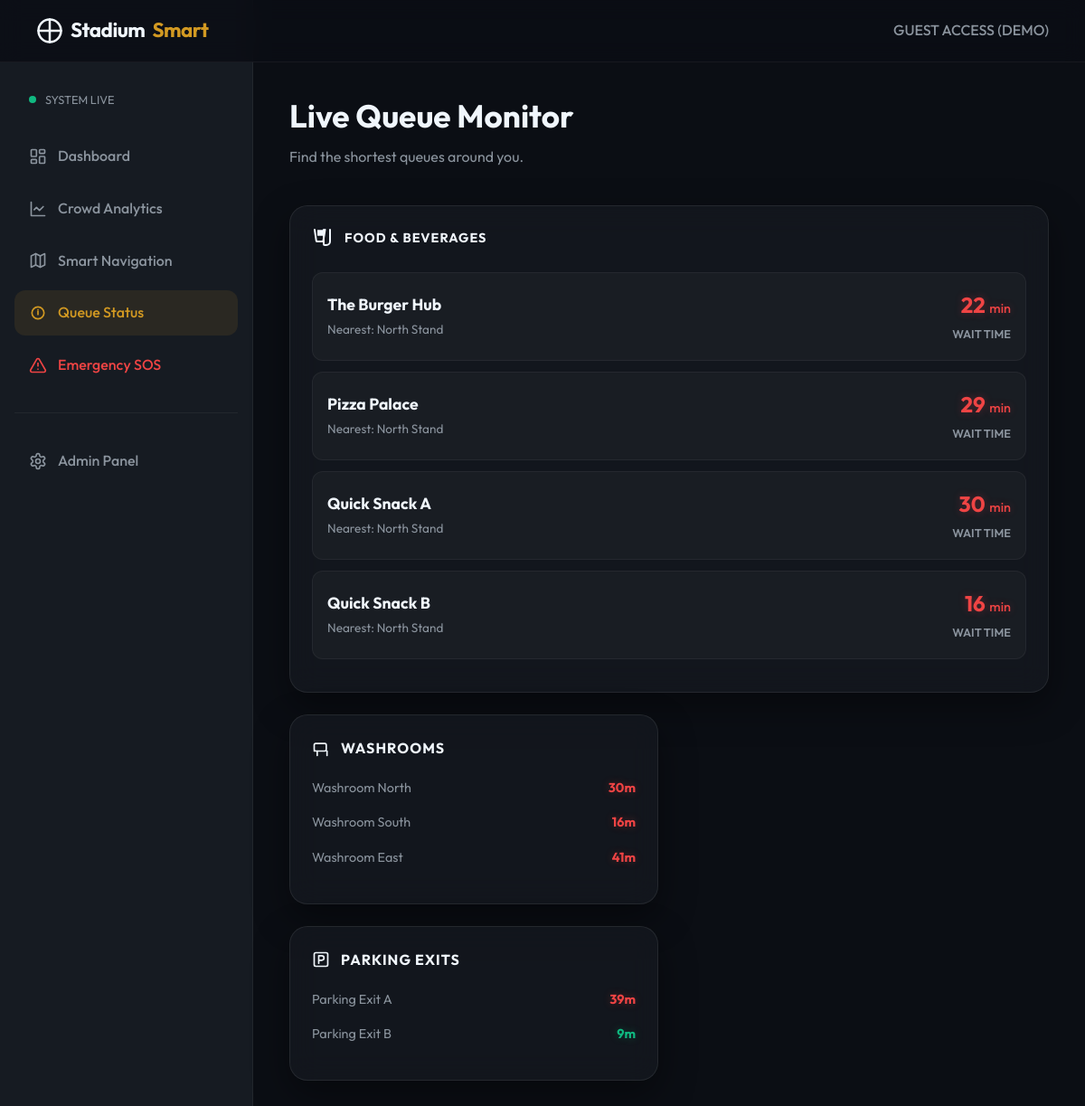
Page /queues on the committed database.
### models.py (models this page shows)
class QueueStatus(db.Model):
    id = db.Column(db.Integer, primary_key=True)
    stall_name = db.Column(db.String(100), unique=True, nullable=False)
    category = db.Column(db.String(50), nullable=False) # 'food', 'toilet', 'parking'
    wait_time_mins = db.Column(db.Integer, default=0)
    is_open = db.Column(db.Boolean, default=True)

### app.py (the view)
@app.route('/queues')
def queues():
    food_queues = QueueStatus.query.filter_by(category='food').all()
    washroom_queues = QueueStatus.query.filter_by(category='toilet').all()
    parking_queues = QueueStatus.query.filter_by(category='parking').all()
    return render_template('queues.html', food=food_queues, toilets=washroom_queues, parking=parking_queues)

### templates/queues.html (shortened to what this page needs)
{% extends "base.html" %}
{% block content %}
<header style="margin-bottom: 40px;">
    <h1 style="font-size: 2.2rem; margin-bottom: 5px;">Live Queue Monitor</h1>
    <p style="color: var(--text-secondary);">Find the shortest queues around you.</p>
</header>
<div class="dashboard-grid">
    <div class="glass status-card" style="grid-column: span 2;">
        <div style="display: flex; align-items: center; gap: 12px; margin-bottom: 25px;">
            <h3 style="margin: 0; color: var(--text-primary);">Food & Beverages</h3>
        </div>
        <div class="queue-list" id="food-list">
            {% for q in food %}
            <div style="display: flex; justify-content: space-between; align-items: center; padding: 16px; background: rgba(255,255,255,0.03); border-radius: 12px; margin-bottom: 12px; border: 1px solid rgba(255,255,255,0.05);">
                <div>
                    <h4 style="font-size: 1.1rem;">{{ q.stall_name }}</h4>
                    <span style="font-size: 0.85rem; color: var(--text-secondary);">Nearest: North Stand</span>
                </div>
                <div style="text-align: right;">
                    <div class="status-value text-{{ 'busy' if q.wait_time_mins > 15 else ('medium' if q.wait_time_mins > 8 else 'free') }}" style="font-size: 1.5rem;">
                        {{ q.wait_time_mins }} <span style="font-size: 0.9rem; font-weight: 500;">min</span>
                    </div>
                    <span style="font-size: 0.8rem; font-weight: 600; text-transform: uppercase; color: var(--text-secondary);">Wait Time</span>
                </div>
            </div>
            {% endfor %}
        </div>
    </div>
    <div style="display: flex; flex-direction: column; gap: 24px;">
        <div class="glass status-card">
            <div style="display: flex; align-items: center; gap: 12px; margin-bottom: 20px;">
                <svg width="20" height="20" viewBox="0 0 24 24" fill="none" stroke="currentColor" stroke-width="2" stroke-linecap="round" stroke-linejoin="round"><path d="M7 21v-6"/><path d="M20 21v-6"/><path d="M3 15h14a2 2 0 0 0 2-2V7a2 2 0 0 0-2-2H5a2 2 0 0 0-2 2v6a2 2 0 0 0 2 2Z"/></svg>
                <h3 style="margin: 0; color: var(--text-primary); font-size: 1rem;">Washrooms</h3>
            </div>
            <div id="toilet-list">
                {% for q in toilets %}
                <div style="display: flex; justify-content: space-between; margin-bottom: 15px; font-size: 0.9rem;">
                    <span style="color: var(--text-secondary);">{{ q.stall_name }}</span>
                    <strong class="text-{{ 'busy' if q.wait_time_mins > 5 else 'free' }}">{{ q.wait_time_mins }}m</strong>
                </div>
                {% endfor %}
            </div>
        </div>
        <div class="glass status-card">
            <div style="display: flex; align-items: center; gap: 12px; margin-bottom: 20px;">
                <svg width="20" height="20" viewBox="0 0 24 24" fill="none" stroke="currentColor" stroke-width="2" stroke-linecap="round" stroke-linejoin="round"><rect width="18" height="18" x="3" y="3" rx="2"/><path d="M9 17V7h4a3 3 0 0 1 0 6H9"/></svg>
                <h3 style="margin: 0; color: var(--text-primary); font-size: 1rem;">Parking Exits</h3>
            </div>
            <div id="parking-list">
                {% for q in parking %}
                <div style="display: flex; justify-content: space-between; margin-bottom: 15px; font-size: 0.9rem;">
                    <span style="color: var(--text-secondary);">{{ q.stall_name }}</span>
                    <strong class="text-{{ 'busy' if q.wait_time_mins > 20 else 'free' }}">{{ q.wait_time_mins }}m</strong>
                </div>
                {% endfor %}
            </div>
        </div>
    </div>
</div>
{% endblock %}

### static/css/style.css (style rules this page uses)
:root { --bg-main: #0b0e14; --bg-secondary: #161b22; --card-bg: rgba(22, 27, 34, 0.7); --text-primary: #f0f6fc; --text-secondary: #8b949e; --accent-emerald: #10b981; --accent-amber: #f59e0b; --accent-crimson: #ef4444; --accent-gold: #d29922; --border-glow: rgba(210, 153, 34, 0.2); --border-radius: 20px; --shadow: 0 15px 40px rgba(0, 0, 0, 0.4); --transition: all 0.3s cubic-bezier(0.4, 0, 0.2, 1); }
* { margin: 0; padding: 0; box-sizing: border-box; }
body { font-family: 'Outfit', sans-serif; background-color: var(--bg-main); color: var(--text-primary); overflow-x: hidden; line-height: 1.6; transition: background-color 0.3s ease; }
.glass { background: var(--card-bg); backdrop-filter: blur(16px); -webkit-backdrop-filter: blur(16px); border: 1px solid rgba(255, 255, 255, 0.08); border-radius: var(--border-radius); box-shadow: var(--shadow); }
.dashboard-grid { display: grid; grid-template-columns: repeat(auto-fit, minmax(300px, 1fr)); gap: 24px; margin-top: 24px; }
.status-card { padding: 24px; transition: var(--transition); }
.status-card h3 { font-size: 0.9rem; color: var(--text-secondary); margin-bottom: 8px; text-transform: uppercase; letter-spacing: 1px; }
.status-value { font-size: 2rem; font-weight: 700; color: var(--text-primary); }
.text-free { color: var(--accent-emerald); text-shadow: 0 0 10px rgba(16, 185, 129, 0.3); }
.text-busy { color: var(--accent-crimson); text-shadow: 0 0 10px rgba(239, 68, 68, 0.3); }

### rows in the picture
QueueStatus: stall_name "The Burger Hub", wait_time_mins "22"
QueueStatus: stall_name "Pizza Palace", wait_time_mins "29"
QueueStatus: stall_name "Quick Snack A", wait_time_mins "30"
QueueStatus: stall_name "Quick Snack B", wait_time_mins "16"
QueueStatus: stall_name "Washroom North", wait_time_mins "30"
QueueStatus: stall_name "Washroom South", wait_time_mins "16"
QueueStatus: stall_name "Washroom East", wait_time_mins "41"
QueueStatus: stall_name "Parking Exit A", wait_time_mins "39"
QueueStatus: stall_name "Parking Exit B", wait_time_mins "9"
